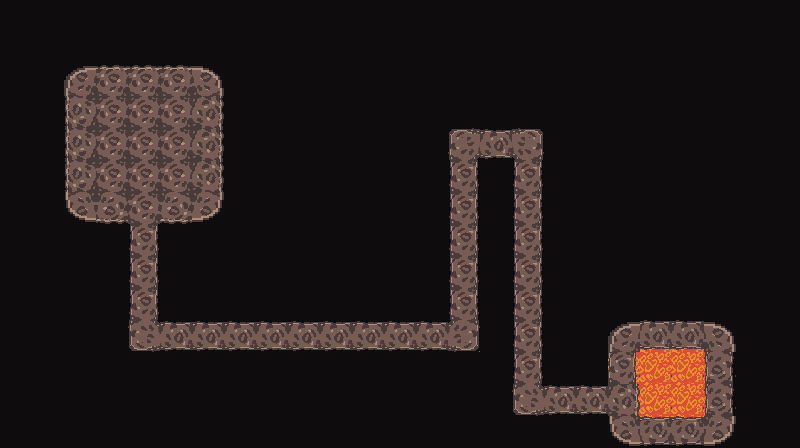

The image is a tile-based game level rendered from a .tmx file. Its description and complete source (layers, tilesets, objects, tile grids) follow:
An orthogonal 25x14 tile map with 32x32 px tiles, 4 tile layers (Background, Capa de patrones 2, Capa de patrones 3, Capa de patrones 4), 2 tilesets.

<map version="1.2" tiledversion="1.2.1" orientation="orthogonal" renderorder="right-down" width="25" height="14" tilewidth="32" tileheight="32" infinite="0" nextlayerid="5" nextobjectid="1">
 <tileset firstgid="1" source="dirtTile.tsx" />
 <tileset firstgid="73" source="DirtTileset-sheet.tsx" />
 <layer id="1" name="Background" width="25" height="14">
  <data encoding="csv">
61,61,61,61,61,61,61,61,61,61,61,61,61,61,61,61,61,61,61,61,61,61,61,61,61,
61,61,61,61,61,61,61,61,61,61,61,61,61,61,61,61,61,61,61,61,61,61,61,61,61,
61,61,134,61,61,61,61,61,61,61,61,61,61,61,61,61,61,61,61,61,61,61,61,61,61,
61,61,61,61,61,61,61,61,61,61,61,61,61,61,61,61,61,61,61,61,61,61,61,61,61,
61,61,61,61,61,61,61,61,61,61,61,61,61,61,61,61,61,61,61,61,61,61,61,61,61,
61,61,61,61,61,61,61,61,61,61,61,61,61,61,61,61,61,61,61,61,61,61,61,61,61,
61,61,61,61,61,61,61,61,61,61,61,61,61,61,61,61,61,61,61,61,61,61,61,61,61,
61,61,61,61,61,61,61,61,61,61,61,61,61,61,61,61,61,61,61,61,61,61,61,61,61,
61,61,61,61,61,61,61,61,61,61,61,61,61,61,61,61,61,61,61,61,61,61,61,61,61,
61,61,61,61,61,61,61,61,61,61,61,61,61,61,61,61,61,61,61,61,61,61,61,61,61,
61,61,61,61,61,61,61,61,61,61,61,61,61,61,61,61,61,61,61,61,61,61,61,61,61,
61,61,61,61,61,61,61,61,61,61,61,61,61,61,61,61,61,61,61,38,38,38,61,61,61,
61,61,61,61,61,61,61,61,61,61,61,61,61,61,61,61,61,61,61,38,38,38,61,61,61,
61,61,61,61,61,61,61,61,61,61,61,61,61,61,61,61,61,61,61,61,61,61,61,61,61
</data>
 </layer>
 <layer id="2" name="Capa de patrones 2" width="25" height="14">
  <data encoding="csv">
0,0,0,0,0,0,0,0,0,0,0,0,0,0,0,0,0,0,0,0,0,0,0,0,0,
0,0,0,0,0,0,0,0,0,0,0,0,0,0,0,0,0,0,0,0,0,0,0,0,0,
0,0,1,2,2,2,3,0,0,0,0,0,0,0,0,0,0,0,0,0,0,0,0,0,0,
0,0,13,14,14,14,15,0,0,0,0,0,0,0,0,0,0,0,0,0,0,0,0,0,0,
0,0,13,14,14,14,15,0,0,0,0,0,0,0,19,8,20,0,0,0,0,0,0,0,0,
0,0,13,14,14,14,15,0,0,0,0,0,0,0,18,0,18,0,0,0,0,0,0,0,0,
0,0,25,26,14,26,27,0,0,0,0,0,0,0,18,0,18,0,0,0,0,0,0,0,0,
0,0,0,0,18,0,0,0,0,0,0,0,0,0,18,0,18,0,0,0,0,0,0,0,0,
0,0,0,0,18,0,0,0,0,0,0,0,0,0,18,0,18,0,0,0,0,0,0,0,0,
0,0,0,0,18,0,0,0,0,0,0,0,0,0,18,0,18,0,0,0,0,0,0,0,0,
0,0,0,0,31,8,8,8,8,8,8,8,8,8,32,0,18,0,0,1,41,41,3,0,0,
0,0,0,0,0,0,0,0,0,0,0,0,0,0,0,0,18,0,0,51,0,0,55,0,0,
0,0,0,0,0,0,0,0,0,0,0,0,0,0,0,0,31,8,8,15,0,0,55,0,0,
0,0,0,0,0,0,0,0,0,0,0,0,0,0,0,0,0,0,0,25,53,53,27,0,0
</data>
 </layer>
 <layer id="3" name="Capa de patrones 3" width="25" height="14">
  <data encoding="csv">
0,0,0,0,0,0,0,0,0,0,0,0,0,0,0,0,0,0,0,0,0,0,0,0,0,
0,0,0,0,0,0,0,0,0,0,0,0,0,0,0,0,0,0,0,0,0,0,0,0,0,
0,0,0,0,0,0,0,0,0,0,0,0,0,0,0,0,0,0,0,0,0,0,0,0,0,
0,0,0,0,0,0,0,0,0,0,0,0,0,0,0,0,0,0,0,0,0,0,0,0,0,
0,0,0,0,0,0,0,0,0,0,0,0,0,0,0,0,0,0,0,0,0,0,0,0,0,
0,0,0,0,0,0,0,0,0,0,0,0,0,0,0,0,0,0,0,0,0,0,0,0,0,
0,0,0,0,0,0,0,0,0,0,0,0,0,0,0,0,0,0,0,0,0,0,0,0,0,
0,0,0,0,0,0,0,0,0,0,0,0,0,0,0,0,0,0,0,0,0,0,0,0,0,
0,0,0,0,0,0,0,0,0,0,0,0,0,0,0,0,0,0,0,0,0,0,0,0,0,
0,0,0,0,0,0,0,0,0,0,0,0,0,0,0,0,0,0,0,0,0,0,0,0,0,
0,0,0,0,0,0,0,0,0,0,0,0,0,0,0,0,0,0,0,0,0,0,0,0,0,
0,0,0,0,0,0,0,0,0,0,0,0,0,0,0,0,0,0,0,0,0,0,0,0,0,
0,0,0,0,0,0,0,0,0,0,0,0,0,0,0,0,0,0,0,0,0,0,0,0,0,
0,0,0,0,0,0,0,0,0,0,0,0,0,0,0,0,0,0,0,0,0,0,0,0,0
</data>
 </layer>
 <layer id="4" name="Capa de patrones 4" width="25" height="14">
  <data encoding="csv">
0,0,0,0,0,0,0,0,0,0,0,0,0,0,0,0,0,0,0,0,0,0,0,0,0,
0,0,0,0,0,0,0,0,0,0,0,0,0,0,0,0,0,0,0,0,0,0,0,0,0,
0,0,0,0,0,0,0,0,0,0,0,0,0,0,0,0,0,0,0,0,0,0,0,0,0,
0,0,0,0,0,0,0,0,0,0,0,0,0,0,0,0,0,0,0,0,0,0,0,0,0,
0,0,0,0,0,0,0,0,0,0,0,0,0,0,0,0,0,0,0,0,0,0,0,0,0,
0,0,0,0,0,0,0,0,0,0,0,0,0,0,0,0,0,0,0,0,0,0,0,0,0,
0,0,0,0,0,0,0,0,0,0,0,0,0,0,0,0,0,0,0,0,0,0,0,0,0,
0,0,0,0,0,0,0,0,0,0,0,0,0,0,0,0,0,0,0,0,0,0,0,0,0,
0,0,0,0,0,0,0,0,0,0,0,0,0,0,0,0,0,0,0,0,0,0,0,0,0,
0,0,0,0,0,0,0,0,0,0,0,0,0,0,0,0,0,0,0,0,0,0,0,0,0,
0,0,0,0,0,0,0,0,0,0,0,0,0,0,0,0,0,0,0,0,0,0,0,0,0,
0,0,0,0,0,0,0,0,0,0,0,0,0,0,0,0,0,0,0,0,0,0,0,0,0,
0,0,0,0,0,0,0,0,0,0,0,0,0,0,0,0,0,0,0,0,0,0,0,0,0,
0,0,0,0,0,0,0,0,0,0,0,0,0,0,0,0,0,0,0,0,0,0,0,0,0
</data>
 </layer>
</map>